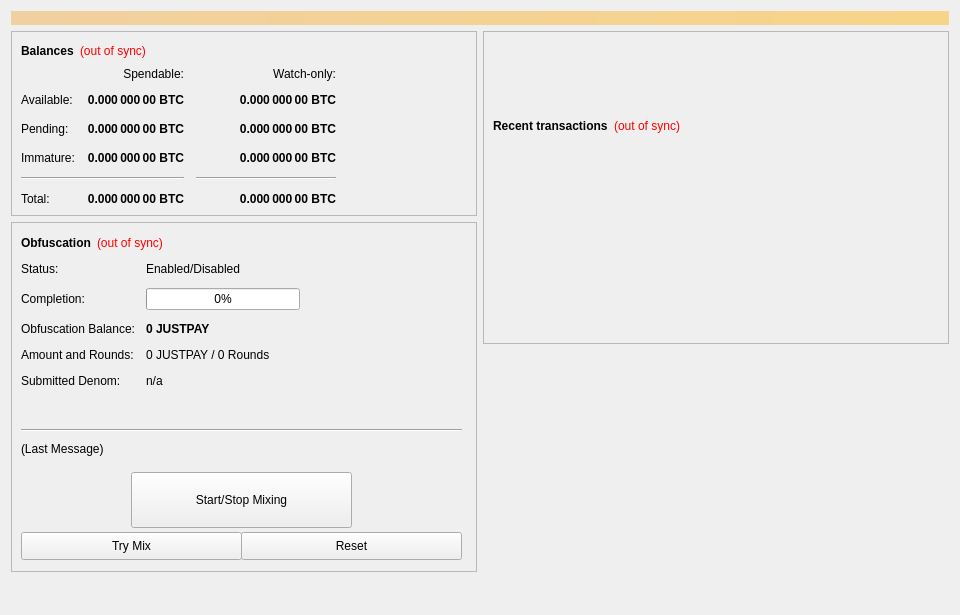
<?xml version="1.0" encoding="UTF-8"?>
<ui version="4.0">
 <class>OverviewPage</class>
 <widget class="QWidget" name="OverviewPage">
  <property name="geometry">
   <rect>
    <x>0</x>
    <y>0</y>
    <width>960</width>
    <height>615</height>
   </rect>
  </property>
  <property name="minimumSize">
   <size>
    <width>960</width>
    <height>0</height>
   </size>
  </property>
  <property name="windowTitle">
   <string>Form</string>
  </property>
  <layout class="QVBoxLayout" name="topLayout">
   <item>
    <widget class="QLabel" name="labelAlerts">
     <property name="visible">
      <bool>false</bool>
     </property>
     <property name="styleSheet">
      <string notr="true">background-color: qlineargradient(x1: 0, y1: 0, x2: 1, y2: 0, stop:0 #F0D0A0, stop:1 #F8D488); color:#000000;</string>
     </property>
     <property name="wordWrap">
      <bool>true</bool>
     </property>
     <property name="margin">
      <number>3</number>
     </property>
    </widget>
   </item>
   <item>
    <layout class="QHBoxLayout" name="horizontalLayout" stretch="1,1">
     <item>
      <layout class="QVBoxLayout" name="verticalLayout_2">
       <item>
        <widget class="QFrame" name="frame">
         <property name="frameShape">
          <enum>QFrame::StyledPanel</enum>
         </property>
         <property name="frameShadow">
          <enum>QFrame::Raised</enum>
         </property>
         <layout class="QVBoxLayout" name="verticalLayout_4">
          <item>
           <layout class="QHBoxLayout" name="horizontalLayout_4">
            <item>
             <widget class="QLabel" name="label_5">
              <property name="font">
               <font>
                <weight>75</weight>
                <bold>true</bold>
               </font>
              </property>
              <property name="text">
               <string>Balances</string>
              </property>
             </widget>
            </item>
            <item>
             <widget class="QLabel" name="labelWalletStatus">
              <property name="cursor">
               <cursorShape>WhatsThisCursor</cursorShape>
              </property>
              <property name="toolTip">
               <string>The displayed information may be out of date. Your wallet automatically synchronizes with the JUSTPAY network after a connection is established, but this process has not completed yet.</string>
              </property>
              <property name="styleSheet">
               <string notr="true">QLabel { color: red; }</string>
              </property>
              <property name="text">
               <string notr="true">(out of sync)</string>
              </property>
              <property name="alignment">
               <set>Qt::AlignLeading|Qt::AlignLeft|Qt::AlignVCenter</set>
              </property>
             </widget>
            </item>
            <item>
             <spacer name="horizontalSpacer_3">
              <property name="orientation">
               <enum>Qt::Horizontal</enum>
              </property>
              <property name="sizeHint" stdset="0">
               <size>
                <width>40</width>
                <height>20</height>
               </size>
              </property>
             </spacer>
            </item>
           </layout>
          </item>
          <item>
           <layout class="QGridLayout" name="gridLayout">
            <property name="spacing">
             <number>12</number>
            </property>
            <item row="2" column="2">
             <widget class="QLabel" name="labelWatchPending">
              <property name="font">
               <font>
                <weight>75</weight>
                <bold>true</bold>
               </font>
              </property>
              <property name="cursor">
               <cursorShape>IBeamCursor</cursorShape>
              </property>
              <property name="toolTip">
               <string>Unconfirmed transactions to watch-only addresses</string>
              </property>
              <property name="text">
               <string notr="true">0.000 000 00 BTC</string>
              </property>
              <property name="alignment">
               <set>Qt::AlignRight|Qt::AlignTrailing|Qt::AlignVCenter</set>
              </property>
              <property name="textInteractionFlags">
               <set>Qt::LinksAccessibleByMouse|Qt::TextSelectableByKeyboard|Qt::TextSelectableByMouse</set>
              </property>
             </widget>
            </item>
            <item row="2" column="1">
             <widget class="QLabel" name="labelUnconfirmed">
              <property name="font">
               <font>
                <weight>75</weight>
                <bold>true</bold>
               </font>
              </property>
              <property name="cursor">
               <cursorShape>IBeamCursor</cursorShape>
              </property>
              <property name="toolTip">
               <string>Total of transactions that have yet to be confirmed, and do not yet count toward the spendable balance</string>
              </property>
              <property name="text">
               <string notr="true">0.000 000 00 BTC</string>
              </property>
              <property name="alignment">
               <set>Qt::AlignRight|Qt::AlignTrailing|Qt::AlignVCenter</set>
              </property>
              <property name="textInteractionFlags">
               <set>Qt::LinksAccessibleByMouse|Qt::TextSelectableByKeyboard|Qt::TextSelectableByMouse</set>
              </property>
             </widget>
            </item>
            <item row="3" column="2">
             <widget class="QLabel" name="labelWatchImmature">
              <property name="font">
               <font>
                <weight>75</weight>
                <bold>true</bold>
               </font>
              </property>
              <property name="cursor">
               <cursorShape>IBeamCursor</cursorShape>
              </property>
              <property name="toolTip">
               <string>Staked or masternode rewards in watch-only addresses that has not yet matured</string>
              </property>
              <property name="text">
               <string notr="true">0.000 000 00 BTC</string>
              </property>
              <property name="alignment">
               <set>Qt::AlignRight|Qt::AlignTrailing|Qt::AlignVCenter</set>
              </property>
              <property name="textInteractionFlags">
               <set>Qt::LinksAccessibleByMouse|Qt::TextSelectableByKeyboard|Qt::TextSelectableByMouse</set>
              </property>
             </widget>
            </item>
            <item row="4" column="0" colspan="2">
             <widget class="Line" name="lineSpendableBalance">
              <property name="orientation">
               <enum>Qt::Horizontal</enum>
              </property>
             </widget>
            </item>
            <item row="4" column="2">
             <widget class="Line" name="lineWatchBalance">
              <property name="sizePolicy">
               <sizepolicy hsizetype="Preferred" vsizetype="Fixed">
                <horstretch>0</horstretch>
                <verstretch>0</verstretch>
               </sizepolicy>
              </property>
              <property name="minimumSize">
               <size>
                <width>140</width>
                <height>0</height>
               </size>
              </property>
              <property name="orientation">
               <enum>Qt::Horizontal</enum>
              </property>
             </widget>
            </item>
            <item row="5" column="0">
             <widget class="QLabel" name="labelTotalText">
              <property name="text">
               <string>Total:</string>
              </property>
             </widget>
            </item>
            <item row="3" column="1">
             <widget class="QLabel" name="labelImmature">
              <property name="font">
               <font>
                <weight>75</weight>
                <bold>true</bold>
               </font>
              </property>
              <property name="cursor">
               <cursorShape>IBeamCursor</cursorShape>
              </property>
              <property name="toolTip">
               <string>Staked or masternode rewards that has not yet matured</string>
              </property>
              <property name="text">
               <string notr="true">0.000 000 00 BTC</string>
              </property>
              <property name="alignment">
               <set>Qt::AlignRight|Qt::AlignTrailing|Qt::AlignVCenter</set>
              </property>
              <property name="textInteractionFlags">
               <set>Qt::LinksAccessibleByMouse|Qt::TextSelectableByKeyboard|Qt::TextSelectableByMouse</set>
              </property>
             </widget>
            </item>
            <item row="2" column="3">
             <spacer name="horizontalSpacer_2">
              <property name="orientation">
               <enum>Qt::Horizontal</enum>
              </property>
              <property name="sizeHint" stdset="0">
               <size>
                <width>40</width>
                <height>20</height>
               </size>
              </property>
             </spacer>
            </item>
            <item row="3" column="0">
             <widget class="QLabel" name="labelImmatureText">
              <property name="text">
               <string>Immature:</string>
              </property>
             </widget>
            </item>
            <item row="5" column="1">
             <widget class="QLabel" name="labelTotal">
              <property name="font">
               <font>
                <weight>75</weight>
                <bold>true</bold>
               </font>
              </property>
              <property name="cursor">
               <cursorShape>IBeamCursor</cursorShape>
              </property>
              <property name="toolTip">
               <string>Your current total balance</string>
              </property>
              <property name="text">
               <string notr="true">0.000 000 00 BTC</string>
              </property>
              <property name="alignment">
               <set>Qt::AlignRight|Qt::AlignTrailing|Qt::AlignVCenter</set>
              </property>
              <property name="textInteractionFlags">
               <set>Qt::LinksAccessibleByMouse|Qt::TextSelectableByKeyboard|Qt::TextSelectableByMouse</set>
              </property>
             </widget>
            </item>
            <item row="5" column="2">
             <widget class="QLabel" name="labelWatchTotal">
              <property name="font">
               <font>
                <weight>75</weight>
                <bold>true</bold>
               </font>
              </property>
              <property name="cursor">
               <cursorShape>IBeamCursor</cursorShape>
              </property>
              <property name="toolTip">
               <string>Current total balance in watch-only addresses</string>
              </property>
              <property name="text">
               <string notr="true">0.000 000 00 BTC</string>
              </property>
              <property name="alignment">
               <set>Qt::AlignRight|Qt::AlignTrailing|Qt::AlignVCenter</set>
              </property>
              <property name="textInteractionFlags">
               <set>Qt::LinksAccessibleByMouse|Qt::TextSelectableByKeyboard|Qt::TextSelectableByMouse</set>
              </property>
             </widget>
            </item>
            <item row="0" column="2">
             <widget class="QLabel" name="labelWatchonly">
              <property name="text">
               <string>Watch-only:</string>
              </property>
              <property name="alignment">
               <set>Qt::AlignRight|Qt::AlignTrailing|Qt::AlignVCenter</set>
              </property>
             </widget>
            </item>
            <item row="1" column="0">
             <widget class="QLabel" name="labelBalanceText">
              <property name="text">
               <string>Available:</string>
              </property>
             </widget>
            </item>
            <item row="1" column="1">
             <widget class="QLabel" name="labelBalance">
              <property name="font">
               <font>
                <weight>75</weight>
                <bold>true</bold>
               </font>
              </property>
              <property name="cursor">
               <cursorShape>IBeamCursor</cursorShape>
              </property>
              <property name="toolTip">
               <string>Your current spendable balance</string>
              </property>
              <property name="text">
               <string notr="true">0.000 000 00 BTC</string>
              </property>
              <property name="alignment">
               <set>Qt::AlignRight|Qt::AlignTrailing|Qt::AlignVCenter</set>
              </property>
              <property name="textInteractionFlags">
               <set>Qt::LinksAccessibleByMouse|Qt::TextSelectableByKeyboard|Qt::TextSelectableByMouse</set>
              </property>
             </widget>
            </item>
            <item row="1" column="2">
             <widget class="QLabel" name="labelWatchAvailable">
              <property name="font">
               <font>
                <weight>75</weight>
                <bold>true</bold>
               </font>
              </property>
              <property name="cursor">
               <cursorShape>IBeamCursor</cursorShape>
              </property>
              <property name="toolTip">
               <string>Your current balance in watch-only addresses</string>
              </property>
              <property name="text">
               <string notr="true">0.000 000 00 BTC</string>
              </property>
              <property name="alignment">
               <set>Qt::AlignRight|Qt::AlignTrailing|Qt::AlignVCenter</set>
              </property>
              <property name="textInteractionFlags">
               <set>Qt::LinksAccessibleByMouse|Qt::TextSelectableByKeyboard|Qt::TextSelectableByMouse</set>
              </property>
             </widget>
            </item>
            <item row="2" column="0">
             <widget class="QLabel" name="labelPendingText">
              <property name="text">
               <string>Pending:</string>
              </property>
             </widget>
            </item>
            <item row="0" column="1">
             <widget class="QLabel" name="labelSpendable">
              <property name="text">
               <string>Spendable:</string>
              </property>
              <property name="alignment">
               <set>Qt::AlignRight|Qt::AlignTrailing|Qt::AlignVCenter</set>
              </property>
             </widget>
            </item>
           </layout>
          </item>
         </layout>
        </widget>
       </item>
       <item>
        <widget class="QFrame" name="frameObfuscation">
         <property name="minimumSize">
          <size>
           <width>0</width>
           <height>350</height>
          </size>
         </property>
         <property name="layoutDirection">
          <enum>Qt::LeftToRight</enum>
         </property>
         <property name="frameShape">
          <enum>QFrame::StyledPanel</enum>
         </property>
         <property name="frameShadow">
          <enum>QFrame::Raised</enum>
         </property>
         <widget class="QWidget" name="formLayoutWidget">
          <property name="geometry">
           <rect>
            <x>10</x>
            <y>40</y>
            <width>451</width>
            <height>161</height>
           </rect>
          </property>
          <layout class="QFormLayout" name="formLayout">
           <property name="fieldGrowthPolicy">
            <enum>QFormLayout::AllNonFixedFieldsGrow</enum>
           </property>
           <property name="horizontalSpacing">
            <number>11</number>
           </property>
           <property name="verticalSpacing">
            <number>12</number>
           </property>
           <item row="0" column="0">
            <widget class="QLabel" name="label_6">
             <property name="text">
              <string>Status:</string>
             </property>
            </widget>
           </item>
           <item row="1" column="0">
            <widget class="QLabel" name="label_7">
             <property name="text">
              <string>Completion:</string>
             </property>
            </widget>
           </item>
           <item row="1" column="1">
            <widget class="QProgressBar" name="obfuscationProgress">
             <property name="maximumSize">
              <size>
               <width>154</width>
               <height>16777215</height>
              </size>
             </property>
             <property name="value">
              <number>0</number>
             </property>
            </widget>
           </item>
           <item row="2" column="0">
            <widget class="QLabel" name="labelAnonymizedText">
             <property name="text">
              <string>Obfuscation Balance:</string>
             </property>
            </widget>
           </item>
           <item row="2" column="1">
            <widget class="QLabel" name="labelAnonymized">
             <property name="font">
              <font>
               <weight>75</weight>
               <bold>true</bold>
              </font>
             </property>
             <property name="text">
              <string notr="true">0 JUSTPAY</string>
             </property>
            </widget>
           </item>
           <item row="3" column="0">
            <widget class="QLabel" name="label_8">
             <property name="text">
              <string>Amount and Rounds:</string>
             </property>
            </widget>
           </item>
           <item row="3" column="1">
            <widget class="QLabel" name="labelAmountRounds">
             <property name="text">
              <string>0 JUSTPAY / 0 Rounds</string>
             </property>
            </widget>
           </item>
           <item row="4" column="0">
            <widget class="QLabel" name="label_9">
             <property name="text">
              <string>Submitted Denom:</string>
             </property>
            </widget>
           </item>
           <item row="4" column="1">
            <widget class="QLabel" name="labelSubmittedDenom">
             <property name="toolTip">
              <string>The denominations you submitted to the Masternode.&lt;br&gt;To mix, other users must submit the exact same denominations.</string>
             </property>
             <property name="text">
              <string>n/a</string>
             </property>
            </widget>
           </item>
           <item row="0" column="1">
            <widget class="QLabel" name="obfuscationEnabled">
             <property name="text">
              <string>Enabled/Disabled</string>
             </property>
            </widget>
           </item>
          </layout>
         </widget>
         <widget class="QPushButton" name="runAutoDenom">
          <property name="geometry">
           <rect>
            <x>251</x>
            <y>17</y>
            <width>1</width>
            <height>1</height>
           </rect>
          </property>
          <property name="palette">
           <palette>
            <active>
             <colorrole role="WindowText">
              <brush brushstyle="SolidPattern">
               <color alpha="255">
                <red>0</red>
                <green>0</green>
                <blue>0</blue>
               </color>
              </brush>
             </colorrole>
             <colorrole role="Button">
              <brush brushstyle="SolidPattern">
               <color alpha="255">
                <red>239</red>
                <green>238</green>
                <blue>238</blue>
               </color>
              </brush>
             </colorrole>
             <colorrole role="Light">
              <brush brushstyle="SolidPattern">
               <color alpha="255">
                <red>255</red>
                <green>255</green>
                <blue>255</blue>
               </color>
              </brush>
             </colorrole>
             <colorrole role="Midlight">
              <brush brushstyle="SolidPattern">
               <color alpha="255">
                <red>247</red>
                <green>246</green>
                <blue>246</blue>
               </color>
              </brush>
             </colorrole>
             <colorrole role="Dark">
              <brush brushstyle="SolidPattern">
               <color alpha="255">
                <red>119</red>
                <green>119</green>
                <blue>119</blue>
               </color>
              </brush>
             </colorrole>
             <colorrole role="Mid">
              <brush brushstyle="SolidPattern">
               <color alpha="255">
                <red>159</red>
                <green>159</green>
                <blue>159</blue>
               </color>
              </brush>
             </colorrole>
             <colorrole role="Text">
              <brush brushstyle="SolidPattern">
               <color alpha="255">
                <red>0</red>
                <green>0</green>
                <blue>0</blue>
               </color>
              </brush>
             </colorrole>
             <colorrole role="BrightText">
              <brush brushstyle="SolidPattern">
               <color alpha="255">
                <red>255</red>
                <green>255</green>
                <blue>255</blue>
               </color>
              </brush>
             </colorrole>
             <colorrole role="ButtonText">
              <brush brushstyle="SolidPattern">
               <color alpha="255">
                <red>0</red>
                <green>0</green>
                <blue>0</blue>
               </color>
              </brush>
             </colorrole>
             <colorrole role="Base">
              <brush brushstyle="SolidPattern">
               <color alpha="255">
                <red>255</red>
                <green>255</green>
                <blue>255</blue>
               </color>
              </brush>
             </colorrole>
             <colorrole role="Window">
              <brush brushstyle="SolidPattern">
               <color alpha="255">
                <red>239</red>
                <green>238</green>
                <blue>238</blue>
               </color>
              </brush>
             </colorrole>
             <colorrole role="Shadow">
              <brush brushstyle="SolidPattern">
               <color alpha="255">
                <red>0</red>
                <green>0</green>
                <blue>0</blue>
               </color>
              </brush>
             </colorrole>
             <colorrole role="AlternateBase">
              <brush brushstyle="SolidPattern">
               <color alpha="255">
                <red>247</red>
                <green>246</green>
                <blue>246</blue>
               </color>
              </brush>
             </colorrole>
             <colorrole role="ToolTipBase">
              <brush brushstyle="SolidPattern">
               <color alpha="255">
                <red>255</red>
                <green>255</green>
                <blue>220</blue>
               </color>
              </brush>
             </colorrole>
             <colorrole role="ToolTipText">
              <brush brushstyle="SolidPattern">
               <color alpha="255">
                <red>0</red>
                <green>0</green>
                <blue>0</blue>
               </color>
              </brush>
             </colorrole>
            </active>
            <inactive>
             <colorrole role="WindowText">
              <brush brushstyle="SolidPattern">
               <color alpha="255">
                <red>0</red>
                <green>0</green>
                <blue>0</blue>
               </color>
              </brush>
             </colorrole>
             <colorrole role="Button">
              <brush brushstyle="SolidPattern">
               <color alpha="255">
                <red>239</red>
                <green>238</green>
                <blue>238</blue>
               </color>
              </brush>
             </colorrole>
             <colorrole role="Light">
              <brush brushstyle="SolidPattern">
               <color alpha="255">
                <red>255</red>
                <green>255</green>
                <blue>255</blue>
               </color>
              </brush>
             </colorrole>
             <colorrole role="Midlight">
              <brush brushstyle="SolidPattern">
               <color alpha="255">
                <red>247</red>
                <green>246</green>
                <blue>246</blue>
               </color>
              </brush>
             </colorrole>
             <colorrole role="Dark">
              <brush brushstyle="SolidPattern">
               <color alpha="255">
                <red>119</red>
                <green>119</green>
                <blue>119</blue>
               </color>
              </brush>
             </colorrole>
             <colorrole role="Mid">
              <brush brushstyle="SolidPattern">
               <color alpha="255">
                <red>159</red>
                <green>159</green>
                <blue>159</blue>
               </color>
              </brush>
             </colorrole>
             <colorrole role="Text">
              <brush brushstyle="SolidPattern">
               <color alpha="255">
                <red>0</red>
                <green>0</green>
                <blue>0</blue>
               </color>
              </brush>
             </colorrole>
             <colorrole role="BrightText">
              <brush brushstyle="SolidPattern">
               <color alpha="255">
                <red>255</red>
                <green>255</green>
                <blue>255</blue>
               </color>
              </brush>
             </colorrole>
             <colorrole role="ButtonText">
              <brush brushstyle="SolidPattern">
               <color alpha="255">
                <red>0</red>
                <green>0</green>
                <blue>0</blue>
               </color>
              </brush>
             </colorrole>
             <colorrole role="Base">
              <brush brushstyle="SolidPattern">
               <color alpha="255">
                <red>255</red>
                <green>255</green>
                <blue>255</blue>
               </color>
              </brush>
             </colorrole>
             <colorrole role="Window">
              <brush brushstyle="SolidPattern">
               <color alpha="255">
                <red>239</red>
                <green>238</green>
                <blue>238</blue>
               </color>
              </brush>
             </colorrole>
             <colorrole role="Shadow">
              <brush brushstyle="SolidPattern">
               <color alpha="255">
                <red>0</red>
                <green>0</green>
                <blue>0</blue>
               </color>
              </brush>
             </colorrole>
             <colorrole role="AlternateBase">
              <brush brushstyle="SolidPattern">
               <color alpha="255">
                <red>247</red>
                <green>246</green>
                <blue>246</blue>
               </color>
              </brush>
             </colorrole>
             <colorrole role="ToolTipBase">
              <brush brushstyle="SolidPattern">
               <color alpha="255">
                <red>255</red>
                <green>255</green>
                <blue>220</blue>
               </color>
              </brush>
             </colorrole>
             <colorrole role="ToolTipText">
              <brush brushstyle="SolidPattern">
               <color alpha="255">
                <red>0</red>
                <green>0</green>
                <blue>0</blue>
               </color>
              </brush>
             </colorrole>
            </inactive>
            <disabled>
             <colorrole role="WindowText">
              <brush brushstyle="SolidPattern">
               <color alpha="255">
                <red>119</red>
                <green>119</green>
                <blue>119</blue>
               </color>
              </brush>
             </colorrole>
             <colorrole role="Button">
              <brush brushstyle="SolidPattern">
               <color alpha="255">
                <red>239</red>
                <green>238</green>
                <blue>238</blue>
               </color>
              </brush>
             </colorrole>
             <colorrole role="Light">
              <brush brushstyle="SolidPattern">
               <color alpha="255">
                <red>255</red>
                <green>255</green>
                <blue>255</blue>
               </color>
              </brush>
             </colorrole>
             <colorrole role="Midlight">
              <brush brushstyle="SolidPattern">
               <color alpha="255">
                <red>247</red>
                <green>246</green>
                <blue>246</blue>
               </color>
              </brush>
             </colorrole>
             <colorrole role="Dark">
              <brush brushstyle="SolidPattern">
               <color alpha="255">
                <red>119</red>
                <green>119</green>
                <blue>119</blue>
               </color>
              </brush>
             </colorrole>
             <colorrole role="Mid">
              <brush brushstyle="SolidPattern">
               <color alpha="255">
                <red>159</red>
                <green>159</green>
                <blue>159</blue>
               </color>
              </brush>
             </colorrole>
             <colorrole role="Text">
              <brush brushstyle="SolidPattern">
               <color alpha="255">
                <red>119</red>
                <green>119</green>
                <blue>119</blue>
               </color>
              </brush>
             </colorrole>
             <colorrole role="BrightText">
              <brush brushstyle="SolidPattern">
               <color alpha="255">
                <red>255</red>
                <green>255</green>
                <blue>255</blue>
               </color>
              </brush>
             </colorrole>
             <colorrole role="ButtonText">
              <brush brushstyle="SolidPattern">
               <color alpha="255">
                <red>119</red>
                <green>119</green>
                <blue>119</blue>
               </color>
              </brush>
             </colorrole>
             <colorrole role="Base">
              <brush brushstyle="SolidPattern">
               <color alpha="255">
                <red>239</red>
                <green>238</green>
                <blue>238</blue>
               </color>
              </brush>
             </colorrole>
             <colorrole role="Window">
              <brush brushstyle="SolidPattern">
               <color alpha="255">
                <red>239</red>
                <green>238</green>
                <blue>238</blue>
               </color>
              </brush>
             </colorrole>
             <colorrole role="Shadow">
              <brush brushstyle="SolidPattern">
               <color alpha="255">
                <red>0</red>
                <green>0</green>
                <blue>0</blue>
               </color>
              </brush>
             </colorrole>
             <colorrole role="AlternateBase">
              <brush brushstyle="SolidPattern">
               <color alpha="255">
                <red>239</red>
                <green>238</green>
                <blue>238</blue>
               </color>
              </brush>
             </colorrole>
             <colorrole role="ToolTipBase">
              <brush brushstyle="SolidPattern">
               <color alpha="255">
                <red>255</red>
                <green>255</green>
                <blue>220</blue>
               </color>
              </brush>
             </colorrole>
             <colorrole role="ToolTipText">
              <brush brushstyle="SolidPattern">
               <color alpha="255">
                <red>0</red>
                <green>0</green>
                <blue>0</blue>
               </color>
              </brush>
             </colorrole>
            </disabled>
           </palette>
          </property>
          <property name="focusPolicy">
           <enum>Qt::NoFocus</enum>
          </property>
          <property name="autoFillBackground">
           <bool>true</bool>
          </property>
          <property name="text">
           <string/>
          </property>
          <property name="flat">
           <bool>true</bool>
          </property>
         </widget>
         <widget class="QPushButton" name="toggleObfuscation">
          <property name="geometry">
           <rect>
            <x>120</x>
            <y>250</y>
            <width>221</width>
            <height>56</height>
           </rect>
          </property>
          <property name="sizePolicy">
           <sizepolicy hsizetype="MinimumExpanding" vsizetype="Fixed">
            <horstretch>0</horstretch>
            <verstretch>0</verstretch>
           </sizepolicy>
          </property>
          <property name="text">
           <string>Start/Stop Mixing</string>
          </property>
         </widget>
         <widget class="Line" name="lineLastMessage">
          <property name="geometry">
           <rect>
            <x>10</x>
            <y>200</y>
            <width>441</width>
            <height>16</height>
           </rect>
          </property>
          <property name="orientation">
           <enum>Qt::Horizontal</enum>
          </property>
         </widget>
         <widget class="QLabel" name="obfuscationStatus">
          <property name="geometry">
           <rect>
            <x>10</x>
            <y>220</y>
            <width>451</width>
            <height>61</height>
           </rect>
          </property>
          <property name="minimumSize">
           <size>
            <width>288</width>
            <height>43</height>
           </size>
          </property>
          <property name="text">
           <string>(Last Message)</string>
          </property>
          <property name="alignment">
           <set>Qt::AlignLeading|Qt::AlignLeft|Qt::AlignTop</set>
          </property>
          <property name="wordWrap">
           <bool>true</bool>
          </property>
         </widget>
         <widget class="QPushButton" name="obfuscationAuto">
          <property name="geometry">
           <rect>
            <x>10</x>
            <y>310</y>
            <width>221</width>
            <height>28</height>
           </rect>
          </property>
          <property name="sizePolicy">
           <sizepolicy hsizetype="MinimumExpanding" vsizetype="Fixed">
            <horstretch>0</horstretch>
            <verstretch>0</verstretch>
           </sizepolicy>
          </property>
          <property name="toolTip">
           <string>Try to manually submit a Obfuscation request.</string>
          </property>
          <property name="text">
           <string>Try Mix</string>
          </property>
         </widget>
         <widget class="QPushButton" name="obfuscationReset">
          <property name="geometry">
           <rect>
            <x>230</x>
            <y>310</y>
            <width>221</width>
            <height>28</height>
           </rect>
          </property>
          <property name="sizePolicy">
           <sizepolicy hsizetype="MinimumExpanding" vsizetype="Fixed">
            <horstretch>0</horstretch>
            <verstretch>0</verstretch>
           </sizepolicy>
          </property>
          <property name="toolTip">
           <string>Reset the current status of Obfuscation (can interrupt Obfuscation if it's in the process of Mixing, which can cost you money!)</string>
          </property>
          <property name="autoFillBackground">
           <bool>false</bool>
          </property>
          <property name="text">
           <string>Reset</string>
          </property>
         </widget>
         <widget class="QWidget" name="layoutWidget">
          <property name="geometry">
           <rect>
            <x>10</x>
            <y>10</y>
            <width>431</width>
            <height>22</height>
           </rect>
          </property>
          <layout class="QHBoxLayout" name="horizontalLayout_5">
           <item>
            <widget class="QLabel" name="label_2">
             <property name="font">
              <font>
               <weight>75</weight>
               <bold>true</bold>
              </font>
             </property>
             <property name="text">
              <string>Obfuscation</string>
             </property>
            </widget>
           </item>
           <item>
            <widget class="QLabel" name="labelObfuscationSyncStatus">
             <property name="toolTip">
              <string>The displayed information may be out of date. Your wallet automatically synchronizes with the JUSTPAY network after a connection is established, but this process has not completed yet.</string>
             </property>
             <property name="styleSheet">
              <string notr="true">QLabel { color: red; }</string>
             </property>
             <property name="text">
              <string notr="true">(out of sync)</string>
             </property>
             <property name="alignment">
              <set>Qt::AlignLeading|Qt::AlignLeft|Qt::AlignVCenter</set>
             </property>
            </widget>
           </item>
           <item>
            <spacer name="horizontalSpacer_4">
             <property name="orientation">
              <enum>Qt::Horizontal</enum>
             </property>
             <property name="sizeHint" stdset="0">
              <size>
               <width>40</width>
               <height>20</height>
              </size>
             </property>
            </spacer>
           </item>
          </layout>
         </widget>
        </widget>
       </item>
       <item>
        <spacer name="verticalSpacer">
         <property name="orientation">
          <enum>Qt::Vertical</enum>
         </property>
         <property name="sizeHint" stdset="0">
          <size>
           <width>20</width>
           <height>40</height>
          </size>
         </property>
        </spacer>
       </item>
      </layout>
     </item>
     <item>
      <layout class="QVBoxLayout" name="verticalLayout_3">
       <item>
        <widget class="QFrame" name="frame_2">
         <property name="frameShape">
          <enum>QFrame::StyledPanel</enum>
         </property>
         <property name="frameShadow">
          <enum>QFrame::Raised</enum>
         </property>
         <layout class="QVBoxLayout" name="verticalLayout">
          <item>
           <spacer name="verticalSpacer_3">
            <property name="orientation">
             <enum>Qt::Vertical</enum>
            </property>
            <property name="sizeType">
             <enum>QSizePolicy::Fixed</enum>
            </property>
            <property name="sizeHint" stdset="0">
             <size>
              <width>20</width>
              <height>75</height>
             </size>
            </property>
           </spacer>
          </item>
          <item>
           <layout class="QHBoxLayout" name="horizontalLayout_2">
            <item>
             <widget class="QLabel" name="label_4">
              <property name="font">
               <font>
                <weight>75</weight>
                <bold>true</bold>
               </font>
              </property>
              <property name="text">
               <string>Recent transactions</string>
              </property>
             </widget>
            </item>
            <item>
             <widget class="QLabel" name="labelTransactionsStatus">
              <property name="cursor">
               <cursorShape>WhatsThisCursor</cursorShape>
              </property>
              <property name="toolTip">
               <string>The displayed information may be out of date. Your wallet automatically synchronizes with the JUSTPAY network after a connection is established, but this process has not completed yet.</string>
              </property>
              <property name="styleSheet">
               <string notr="true">QLabel { color: red; }</string>
              </property>
              <property name="text">
               <string notr="true">(out of sync)</string>
              </property>
              <property name="alignment">
               <set>Qt::AlignRight|Qt::AlignTrailing|Qt::AlignVCenter</set>
              </property>
             </widget>
            </item>
            <item>
             <spacer name="horizontalSpacer">
              <property name="orientation">
               <enum>Qt::Horizontal</enum>
              </property>
              <property name="sizeHint" stdset="0">
               <size>
                <width>40</width>
                <height>20</height>
               </size>
              </property>
             </spacer>
            </item>
           </layout>
          </item>
          <item>
           <widget class="QListView" name="listTransactions">
            <property name="styleSheet">
             <string notr="true">QListView { background: transparent; }</string>
            </property>
            <property name="frameShape">
             <enum>QFrame::NoFrame</enum>
            </property>
            <property name="verticalScrollBarPolicy">
             <enum>Qt::ScrollBarAlwaysOff</enum>
            </property>
            <property name="horizontalScrollBarPolicy">
             <enum>Qt::ScrollBarAlwaysOff</enum>
            </property>
            <property name="selectionMode">
             <enum>QAbstractItemView::NoSelection</enum>
            </property>
           </widget>
          </item>
         </layout>
        </widget>
       </item>
       <item>
        <spacer name="verticalSpacer_2">
         <property name="orientation">
          <enum>Qt::Vertical</enum>
         </property>
         <property name="sizeType">
          <enum>QSizePolicy::Expanding</enum>
         </property>
         <property name="sizeHint" stdset="0">
          <size>
           <width>20</width>
           <height>40</height>
          </size>
         </property>
        </spacer>
       </item>
      </layout>
     </item>
    </layout>
   </item>
  </layout>
 </widget>
 <resources/>
 <connections/>
</ui>
